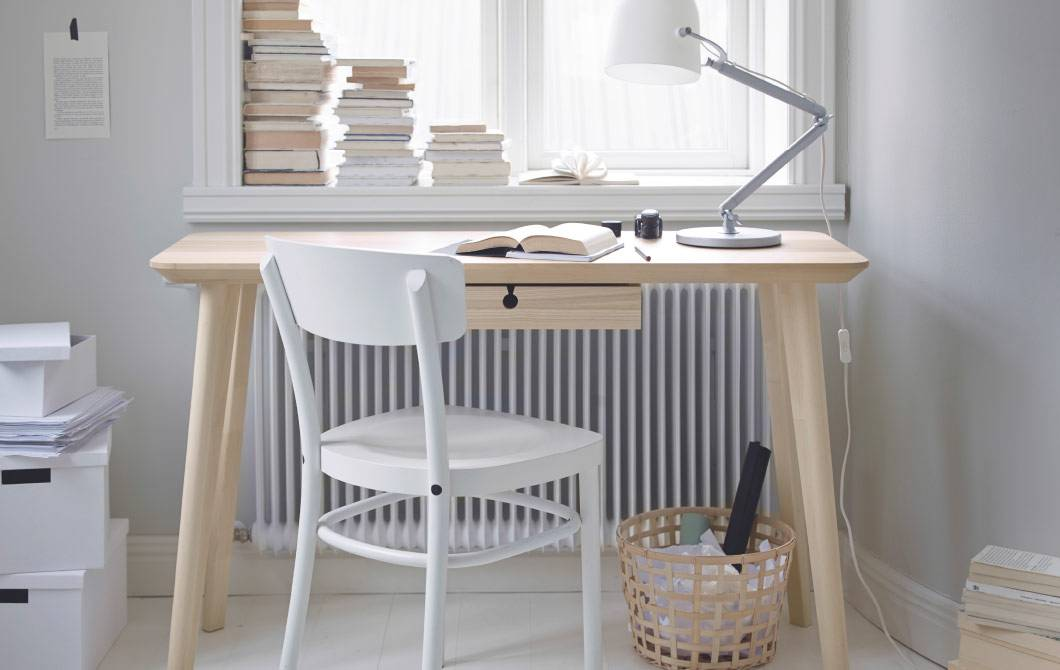
#> input picture 014.jpg, 1060 x 670 px
$ python draw8points.py
#> lines starting #> are read from the running program, lines starting #| are printed output that depends on the picture; after the words box and inside, x2 and y2 are one past the last pixel; in counts of white or black regions, pixels touching at a corner belong together
import os
import cv2
import numpy as np

test_result =np.array([0.4862614, 0.6379785, 0.4979368, 0.40192792, 0.49265927, 0.7253109,
  0.4972735, 0.45378903, 0.49765223, 0.6647498, 0.49417174, 0.40361905,
  0.49453893, 0.78572834, 0.4893658, 0.47917533, 0.8111751,  0.7281012,
  1.1302465]).astype(float)

points = test_result[:19]
l = points[-3]
w = points[-2]
h = points[-1]

img = cv2.imread('014.jpg')
#> img is the input picture: shape (670, 1060, 3); mean B, G, R 163.6, 163.6, 166.7
maxdata = 899.993907
mindata = -199.90121
l = img.shape[1]
#> l = 1060
w = img.shape[0]
#> w = 670
print(l,w)
#| 1060 670

points = points * (maxdata - mindata) + mindata
j = 0
print(points)
# fang[-1]
for i in range(8):

    x = int(points[j])
    y = int(points[j+1])

    cv2.circle(img, (x, y), 2, (255, 0, 255), 3)
    j += 2
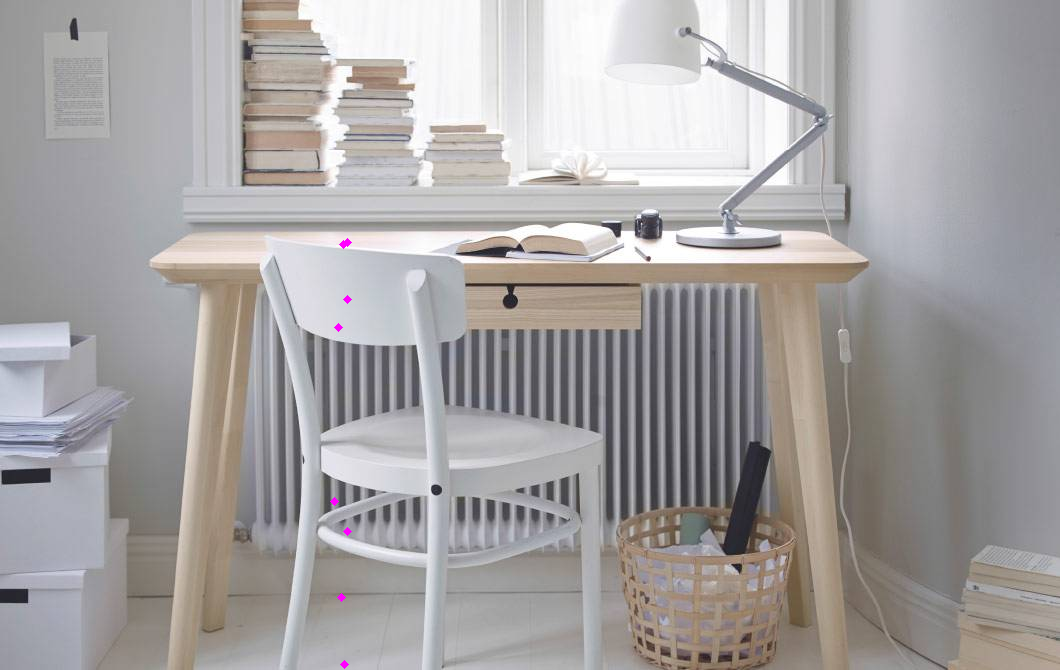
#> img: shape (670, 1060, 3); 0.04% of pixels changed, all inside (x1, y1, x2, y2) = (330, 238, 352, 669)
#> after the loop, j = 16

cv2.imshow('img', img)
cv2.waitKey(0)
cv2.destroyAllWindows()

$ run again, with 006154.jpg copied over 014.jpg
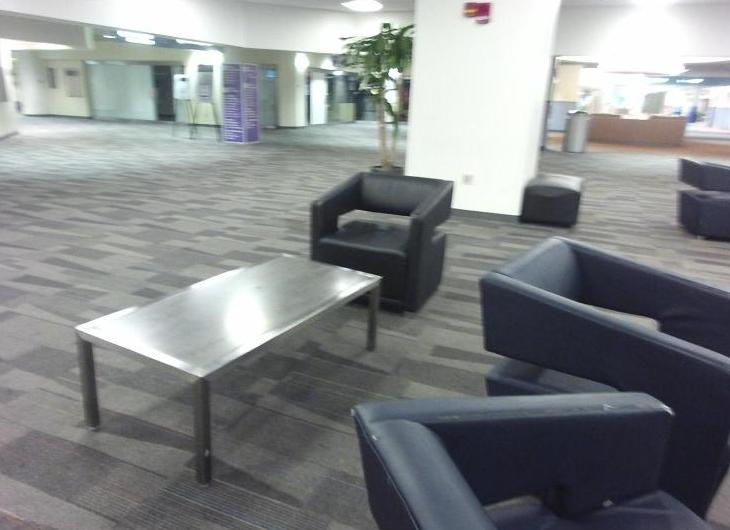
#> input picture 006154.jpg, 730 x 530 px
#> img is the input picture: shape (530, 730, 3); mean B, G, R 137.6, 136.4, 133.2
#| 730 530
#> after the loop `for i in range(8):`:
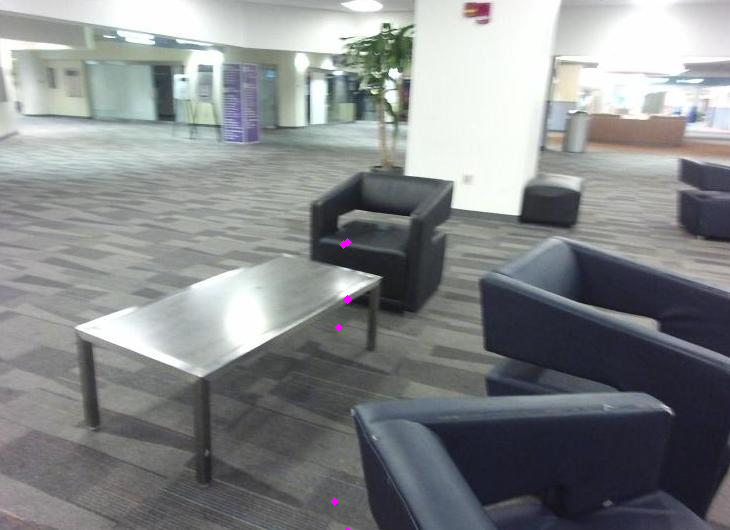
#> img: shape (530, 730, 3); 0.05% of pixels changed, all inside (x1, y1, x2, y2) = (330, 238, 352, 530)
#> after the loop `for i in range(8):`: j = 16
